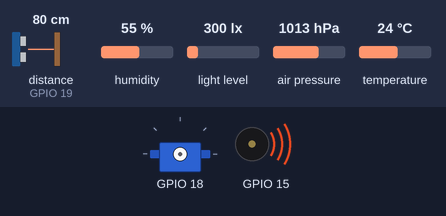
The program below on a simulated ESP32. Shown: servo, buzzer (waves = sounding). Wiring (inferred from the names in the program): ultrasonic range finder: trigger GPIO 5; echo GPIO 19; BH1750 light sensor at I2C address 0x23; BME280 sensor at I2C address 0x76. The test bench sets the inputs (shaded band); at power-on: distance to the obstacle (sensor on GPIO 19) 80 cm, humidity 55 %, light level 300 lx, air pressure 1013 hPa, temperature 24 °C. Servo pulses on a pin are drawn as a servo (544–2400 µs = 0–180°); what the program prints to the serial monitor is not drawn.

Above: at 0.74 s.
At 7.86 s:
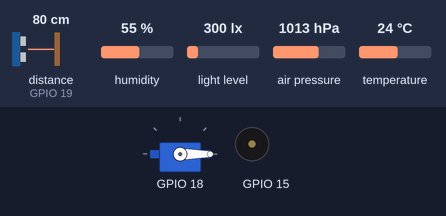
8.8 s: distance to the obstacle (sensor on GPIO 19) set to 2 cm
At 9.25 s:
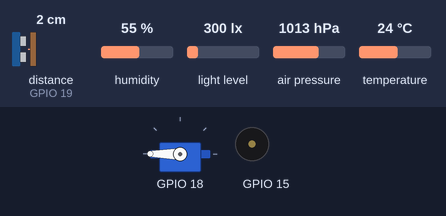
12.3 s: distance to the obstacle (sensor on GPIO 19) set to 250 cm
Timing chart, 0 to 20.3 s (numbered marks = the images above; inputs shaded):
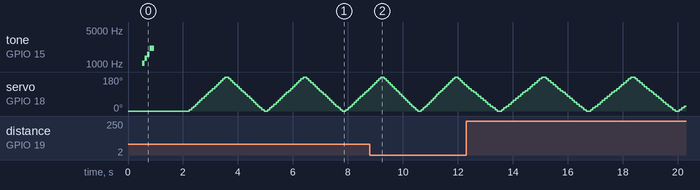

Measured:
- by itself, tone on GPIO 15: plays 1047 Hz for 0.09 s, 1319 Hz for 0.09 s, 1568 Hz for 0.09 s, 2093 Hz for 0.16 s

The program:

main.cpp
```cpp
// rover_main — ESP32 #1 on the rover. docs/01 §5.1 (drivers + non-blocking loop), docs/02 (protocol,
// §5 safety, §6 clarifications), docs/PROGRESS_ROVER_MAIN.md (decisions D-xxx).
// Bench test T1 build: BME280, BH1750 (if fitted), HC-SR04 on SG90, passive buzzer. Motors, IMU,
// battery, encoders, INA219 and LiDAR are stubs (present=false, NaN).
#include <Arduino.h>
#include <Wire.h>
#include <esp_system.h>
#include <string.h>

#include "config.h"
#include "console.h"
#include "control.h"
#include "drivers/buzzer.h"
#include "drivers/env.h"
#include "drivers/light.h"
#include "drivers/scanner.h"
#include "drivers/stubs.h"
#include "golden.h"
#include "messages.h"
#include "radio.h"
#include "rover_protocol.h"
#include "secrets.h"

// ---------------------------------------------------------------- drivers ----
static EnvDriver env;
static LightDriver light;
static ScannerDriver scanner;
static BuzzerDriver buzzer;
static ImuStub imu;
static BatteryStub battery;
static MotorsStub motors;
static EncodersStub encoders;
static CurrentStub current;
static LidarStub lidar;
static Driver* const drivers[] = {&env, &light, &scanner, &buzzer, &imu,
                                  &battery, &motors, &encoders, &current, &lidar};

static Control control;
static bool radio_ok = false;
static uint8_t reset_reason = 0;

// -------------------------------------------------------------- scheduler ----
static uint32_t last_control_ms = 0, last_telem_ms = 0, last_slow_ms = 0, last_hello_ms = 0;
static uint32_t control_ticks = 0, loop_iters = 0;
static uint16_t loop_hz = 0;          // 100 Hz control ticks really executed in the last second
static uint32_t loop_iters_per_s = 0; // free-running loop() passes per second (console only)
static float chip_temp_c = NAN;

// docs/02 §6.5: same numbering as esp_reset_reason_t
static const char* const RESET_NAMES[] = {"UNKNOWN", "POWERON", "EXT", "SW", "PANIC", "INT_WDT",
                                          "TASK_WDT", "WDT", "DEEPSLEEP", "BROWNOUT", "SDIO", "USB",
                                          "JTAG", "EFUSE", "PWR_GLITCH", "CPU_LOCKUP"};
static const char* resetName(uint8_t r) {
  return r < sizeof(RESET_NAMES) / sizeof(RESET_NAMES[0]) ? RESET_NAMES[r] : "UNKNOWN_N";
}

// --------------------------------------------------------------- messages ----
static void sendHello() {
  HelloMsg h;
  memset(&h, 0, sizeof(h));
  strncpy(h.fw, FW_VERSION, sizeof(h.fw) - 1);
  h.lidar_model = LIDAR_NONE;
  h.cells = 0;         // no battery sensing fitted yet (R5)
  h.encoder_cpr = 0;
  h.reset_reason = reset_reason;
  for (Driver* d : drivers) d->fillHello(h);
  msg::send(&h, sizeof(h), MSG_HELLO);
  last_hello_ms = millis();
}

static void sendTelem() {
  TelemMsg t;
  memset(&t, 0, sizeof(t));
  for (Driver* d : drivers) d->fill(t);
  control.fill(t);
  t.heap_b = ESP.getFreeHeap();
  t.uptime_s = millis() / 1000;
  t.loop_hz = loop_hz;
  t.chip_temp_c = chip_temp_c;  // indicative only (D-011)
  msg::send(&t, sizeof(t), MSG_TELEM);
}

// ---------------------------------------------------------------- console ----
static void printMac(const char* label, const uint8_t* m) {
  Serial.printf("%s %02X:%02X:%02X:%02X:%02X:%02X\n", label, m[0], m[1], m[2], m[3], m[4], m[5]);
}

static void printHardware() {
  Serial.printf("env    : %s (chip id 0x%02X at 0x%02X)\n",
                env.model() == ENV_BME280 ? "BME280" : env.model() == ENV_BMP280 ? "BMP280" : "not found",
                env.chipId(), env.address());
  Serial.printf("light  : %s", light.present ? "BH1750" : "not found");
  if (light.present) Serial.printf(" at 0x%02X", light.address());
  Serial.println();
  Serial.printf("sonar  : HC-SR04 + SG90 (assumed fitted)\nbuzzer : %s\n",
                buzzer.present ? "passive, LEDC" : "LEDC attach FAILED");
  Serial.println("stubs  : imu battery motors encoders current lidar (present=false)");
}

static void printStatus() {
  TelemMsg t;
  memset(&t, 0, sizeof(t));
  for (Driver* d : drivers) d->fill(t);
  uint32_t age = control.lastCmdAgeMs();

  Serial.println("---- status ----");
  Serial.printf("uptime %lu s  heap %lu B  loop_hz %u  loop passes/s %lu  chip %.1f C\n",
                (unsigned long)(millis() / 1000), (unsigned long)ESP.getFreeHeap(), loop_hz,
                (unsigned long)loop_iters_per_s, chip_temp_c);
  Serial.printf("env    : T %.2f C  H %.1f %%  P %.2f hPa  alt %.2f m\n", t.temp_c, t.hum_pct,
                t.press_hpa, t.alt_m);
  Serial.printf("light  : %.1f lx\n", t.lux);
  Serial.printf("sonar  : %s servo %u deg | last ping %u deg -> %.1f cm | pings %lu timeouts %lu scans %u\n",
                scanner.fixedMode() ? "FIXED" : "SWEEP", scanner.servoAngle(), scanner.lastAngle(),
                scanner.lastDistCm(), (unsigned long)scanner.pings(), (unsigned long)scanner.timeouts(),
                scanner.scanId());
  Serial.printf("state  : mode %u  estop %s  wd_ok %s  buzzer %s  drive %.2f/%.2f (not applied: no motors)\n",
                control.mode(), control.estopLatched() ? "LATCHED" : "no", control.wdOk() ? "yes" : "NO",
                buzzer.sirenOn() ? "ON" : "off", control.driveL(), control.driveR());
  if (control.everReceived())
    Serial.printf("cmd    : last %lu ms ago  rssi %d dBm  valid %lu  rejected %lu\n", (unsigned long)age,
                  control.rssiDbm(), (unsigned long)control.rxValid(), (unsigned long)control.rxRejected());
  else
    Serial.printf("cmd    : none received yet  rejected %lu\n", (unsigned long)control.rxRejected());
  Serial.printf("radio  : %s  next seq %u  tx ok %lu  tx fail %lu  send err %lu  rx dropped %lu\n",
                radio_ok ? "up" : "INIT FAILED", msg::nextSeq(), (unsigned long)radio::txOk(),
                (unsigned long)radio::txFail(), (unsigned long)radio::sendErr(),
                (unsigned long)radio::rxDropped());
}

static void handleConsole() {
  const char* line = console::poll();
  if (!line) return;
  if (strcmp(line, "status") == 0) printStatus();
  else if (strcmp(line, "dump_golden") == 0) dumpGolden(Serial);
  else if (strcmp(line, "hw") == 0) printHardware();
  else Serial.println("commands: status | dump_golden | hw");
}

// ------------------------------------------------------------------ setup ----
void setup() {
  Serial.begin(115200);
  reset_reason = (uint8_t)esp_reset_reason();

  Wire.begin(PIN_I2C_SDA, PIN_I2C_SCL, 400000);
  Wire.setTimeOut(20);  // a stuck I2C bus must not hang the loop

  for (Driver* d : drivers) d->begin();
  control.begin(&scanner, &buzzer);
  radio_ok = radio::begin();
  buzzer.playBoot();

  Serial.printf("\n%s  reset %s\n", FW_VERSION, resetName(reset_reason));
  uint8_t mac[6];
  radio::ownMac(mac);
  printMac("own MAC (rover) :", mac);
  printMac("peer (bridge)   :", radio::peerMac());
  Serial.printf("ESP-NOW channel %d: %s\n", ESPNOW_CHANNEL, radio_ok ? "ok" : "INIT FAILED");
  printHardware();
  Serial.println("type: status | dump_golden | hw");

  // D-015: the very first message after boot is a HELLO with seq 0, before any TELEM
  sendHello();
  msg::sendEvent(EV_INFO, EV_BOOT, "%s reset=%s", FW_VERSION, resetName(reset_reason));

  uint32_t now = millis();
  last_control_ms = last_telem_ms = last_slow_ms = now;
  chip_temp_c = temperatureRead();
}

// ------------------------------------------------------------------- loop ----
void loop() {
  loop_iters++;

  radio::RxFrame f;
  while (radio::receive(f)) control.handle(f);

  uint32_t now = millis();
  if (now - last_control_ms >= CONTROL_PERIOD_MS) {
    last_control_ms += CONTROL_PERIOD_MS;
    if (now - last_control_ms >= CONTROL_PERIOD_MS) last_control_ms = now;  // fell behind: resync, don't burst
    control.tick();
    control_ticks++;
  }

  for (Driver* d : drivers) d->update();

  ScanMsg scan;
  if (scanner.takeScan(scan)) msg::sendScan(scan);

  if (control.takeHelloRequest() && now - last_hello_ms >= HELLO_REQUEST_MIN_GAP_MS) sendHello();
  if (now - last_hello_ms >= HELLO_PERIOD_MS) sendHello();

  if (now - last_telem_ms >= TELEM_PERIOD_MS) {
    last_telem_ms += TELEM_PERIOD_MS;
    if (now - last_telem_ms >= TELEM_PERIOD_MS) last_telem_ms = now;
    sendTelem();
  }

  if (now - last_slow_ms >= SLOW_PERIOD_MS) {
    last_slow_ms = now;
    loop_hz = control_ticks > 0xFFFF ? 0xFFFF : (uint16_t)control_ticks;
    loop_iters_per_s = loop_iters;
    control_ticks = 0;
    loop_iters = 0;
    chip_temp_c = temperatureRead();
  }

  handleConsole();
}
```

secrets.example.h
```cpp
// secrets.example.h — copy to secrets.h (gitignored) and fill in real values.
// Never commit secrets.h. PEER_MAC is the GROUND_BRIDGE's WiFi STA MAC (read it with tools/mac_reader).
#pragma once

#define PEER_MAC {0x20, 0x50, 0x0D, 0x00, 0x7D, 0xFC}
#define ESPNOW_CHANNEL 11

// Optional ESP-NOW encryption, off by default (docs/01 §2). Must match the bridge's PMK/LMK.
// #define ESPNOW_PMK "16-byte-pmk-here"
// #define ESPNOW_LMK "16-byte-lmk-here"
```

console.cpp
```cpp
// console.cpp — reads whatever bytes are waiting, never blocks.
#include "console.h"
#include <Arduino.h>

namespace console {

static char buf[64];
static uint8_t len = 0;
static bool overflow = false;

const char* poll() {
  while (Serial.available() > 0) {
    char ch = (char)Serial.read();
    if (ch == '\r' || ch == '\n') {
      if (len == 0 && !overflow) continue;  // CRLF / empty line
      buf[len] = '\0';
      bool bad = overflow;
      len = 0;
      overflow = false;
      if (bad) continue;  // line too long: drop it
      return buf;
    }
    if (len < sizeof(buf) - 1) buf[len++] = ch;
    else overflow = true;
  }
  return nullptr;
}

}  // namespace console
```

console.h
```cpp
// console.h — non-blocking USB serial line reader (fixed buffer, no String).
#pragma once

namespace console {

// Returns a complete, trimmed command line (without CR/LF) once one has arrived, else nullptr.
// The pointer stays valid until the next call.
const char* poll();

}  // namespace console
```

control.cpp
```cpp
// control.cpp — mirrors simulator/fake_rover.py apply_cmd() where docs/02 is silent (D-012).
// Battery rules (docs/02 §5 rule 4) and TILT (rule 3) need the battery / IMU drivers: with vbat and
// roll/pitch NaN they can't trigger, so they are added in R4 / R5 together with their drivers.
#include "control.h"
#include <Arduino.h>
#include <math.h>
#include <stdarg.h>
#include <stdio.h>
#include <string.h>
#include "config.h"
#include "drivers/buzzer.h"
#include "drivers/scanner.h"
#include "messages.h"

void Control::begin(ScannerDriver* scanner, BuzzerDriver* buzzer) {
  scanner_ = scanner;
  buzzer_ = buzzer;
  boot_ms_ = millis();  // the watchdog runs from boot: no command in 500 ms -> WD_STOP (boot transient)
}

bool Control::rejectEventAllowed() {
  uint32_t now = millis();
  if (reject_event_sent_ && now - last_reject_event_ms_ < EVENT_RATE_LIMIT_MS) return false;
  reject_event_sent_ = true;
  last_reject_event_ms_ = now;
  return true;
}

void Control::reject(const char* fmt, ...) {
  rx_rejected_++;
  if (!rejectEventAllowed()) return;
  char text[60];
  va_list args;
  va_start(args, fmt);
  vsnprintf(text, sizeof(text), fmt, args);
  va_end(args);
  msg::sendEvent(EV_WARN, EV_CMD_REJECTED, "%s", text);
}

void Control::handle(const radio::RxFrame& f) {
  // ---- validation (D-010): only a valid CmdMsg feeds the watchdog ----
  const uint8_t* peer = radio::peerMac();
  if (memcmp(f.src_mac, peer, 6) != 0) {
    reject("unknown mac %02X:%02X:%02X:%02X:%02X:%02X", f.src_mac[0], f.src_mac[1], f.src_mac[2],
           f.src_mac[3], f.src_mac[4], f.src_mac[5]);
    return;
  }
  if (f.len != sizeof(CmdMsg)) {
    reject("bad len %u", f.len);
    return;
  }
  CmdMsg c;
  memcpy(&c, f.data, sizeof(c));
  if (c.h.magic != PROTO_MAGIC || c.h.ver != PROTO_VER) {
    reject("bad magic/ver %02X/%u", c.h.magic, c.h.ver);
    return;
  }
  if (c.h.type != MSG_CMD) {
    reject("bad type %02X", c.h.type);
    return;
  }
  if (!isfinite(c.drive_l) || !isfinite(c.drive_r)) {
    reject("drive not finite");
    return;
  }
  if (c.mode > MODE_AUTO) {
    reject("bad mode %u", c.mode);
    return;
  }

  // ---- valid: feeds the watchdog ----
  rx_valid_++;
  have_cmd_ = true;
  last_cmd_ms_ = millis();
  rssi_dbm_ = f.rssi_dbm;
  if (!wd_ok_) {
    wd_ok_ = true;
    wd_stop_sent_ = false;
    if (buzzer_) buzzer_->playLinkUp();
  }

  // E-STOP latch: if one CmdMsg carries both, reset wins (D-012)
  if (c.cmd_flags & CMD_ESTOP) estop_ = true;
  if (c.cmd_flags & CMD_ESTOP_RESET) estop_ = false;
  if (c.cmd_flags & CMD_REQUEST_HELLO) hello_requested_ = true;

  // auto: rejected until navigation exists (docs/02 §5 rule 4b); the rest of the cmd is ignored
  if (c.mode == MODE_AUTO) {
    if (rejectEventAllowed()) msg::sendEvent(EV_WARN, EV_CMD_REJECTED, "auto mode not implemented");
    rx_rejected_++;
    msg::sendAck(c.h.seq, false);
    return;
  }

  // mode and servo apply even while E-STOP is latched; drive does not (D-012)
  mode_ = c.mode;
  if (scanner_) scanner_->setMode(c.servo_mode == 1, c.servo_angle_deg);
  buzzer_cmd_ = (c.cmd_flags & CMD_BUZZER) != 0;
  if (!estop_) {
    drive_l_ = constrain(c.drive_l, -1.0f, 1.0f);
    drive_r_ = constrain(c.drive_r, -1.0f, 1.0f);
  } else {
    drive_l_ = drive_r_ = 0;
  }

  // ack rules (docs/02 §6.8): (a) mode/flags changed vs previous accepted, (b) every 10th seq
  bool rule_a = have_prev_ && (c.mode != prev_mode_ || c.cmd_flags != prev_flags_);
  bool rule_b = c.h.seq % 10 == 0;
  have_prev_ = true;
  prev_mode_ = c.mode;
  prev_flags_ = c.cmd_flags;
  if (rule_a || rule_b) msg::sendAck(c.h.seq, true);
}

void Control::tick() {
  uint32_t now = millis();
  uint32_t since = have_cmd_ ? last_cmd_ms_ : boot_ms_;
  if (now - since <= WATCHDOG_MS) {
    if (buzzer_) buzzer_->setSiren(buzzer_cmd_ && wd_ok_);
    return;
  }
  // docs/02 §5 rule 1: no valid CmdMsg for 500 ms -> stop (motors in R2), silence the buzzer
  bool was_ok = wd_ok_;
  wd_ok_ = false;
  drive_l_ = drive_r_ = 0;
  buzzer_cmd_ = false;
  if (!wd_stop_sent_) {
    wd_stop_sent_ = true;
    msg::sendEvent(EV_WARN, EV_WD_STOP, "no cmd for %u ms", (unsigned)WATCHDOG_MS);
    if (buzzer_) {
      if (was_ok) buzzer_->playWdStop();  // link lost; no sound for the boot transient
      else buzzer_->setSiren(false);
    }
  }
}

uint32_t Control::lastCmdAgeMs() const {
  if (!have_cmd_) return 0xFFFFFFFFu;
  return millis() - last_cmd_ms_;
}

void Control::fill(TelemMsg& t) const {
  t.mode = mode_;
  t.state_flags = (estop_ ? ST_ESTOP : 0) | (wd_ok_ ? ST_WD_OK : 0);
  uint32_t age = lastCmdAgeMs();
  t.last_cmd_age_ms = age > 0xFFFF ? 0xFFFF : (uint16_t)age;  // 65535 = never / very old
  t.rssi_dbm = rssi_dbm_;
}

bool Control::takeHelloRequest() {
  bool r = hello_requested_;
  hello_requested_ = false;
  return r;
}
```

control.h
```cpp
// control.h — CmdMsg validation + safety core (docs/02 §5, §6.8; D-010, D-012).
// Motors are not fitted yet: drive is validated and stored but never applied (pwm stays 0).
#pragma once
#include "radio.h"
#include "rover_protocol.h"

class ScannerDriver;
class BuzzerDriver;

class Control {
 public:
  void begin(ScannerDriver* scanner, BuzzerDriver* buzzer);
  void handle(const radio::RxFrame& f);   // one received radio frame
  void tick();                            // 100 Hz: watchdog
  void fill(TelemMsg& t) const;           // state block + rssi_dbm
  bool takeHelloRequest();                // CMD_REQUEST_HELLO seen since last call

  uint8_t mode() const { return mode_; }
  bool estopLatched() const { return estop_; }
  bool wdOk() const { return wd_ok_; }
  bool everReceived() const { return have_cmd_; }
  uint32_t lastCmdAgeMs() const;
  uint32_t rxValid() const { return rx_valid_; }
  uint32_t rxRejected() const { return rx_rejected_; }
  float driveL() const { return drive_l_; }
  float driveR() const { return drive_r_; }
  int8_t rssiDbm() const { return rssi_dbm_; }

 private:
  void reject(const char* fmt, ...) __attribute__((format(printf, 2, 3)));
  bool rejectEventAllowed();

  ScannerDriver* scanner_ = nullptr;
  BuzzerDriver* buzzer_ = nullptr;

  uint8_t mode_ = MODE_IDLE;
  bool estop_ = false;
  bool wd_ok_ = false;            // true only once a valid CmdMsg has arrived (like the simulator)
  bool wd_stop_sent_ = false;     // WD_STOP once per transition
  bool have_cmd_ = false;
  bool buzzer_cmd_ = false;
  bool hello_requested_ = false;
  float drive_l_ = 0, drive_r_ = 0;
  int8_t rssi_dbm_ = 0;
  uint32_t boot_ms_ = 0;
  uint32_t last_cmd_ms_ = 0;

  bool have_prev_ = false;        // ack rule (a) is not evaluated on the first CmdMsg (D-012)
  uint8_t prev_mode_ = 0, prev_flags_ = 0;

  bool reject_event_sent_ = false;
  uint32_t last_reject_event_ms_ = 0;
  uint32_t rx_valid_ = 0, rx_rejected_ = 0;
};
```

golden.cpp
```cpp
// golden.cpp — values copied from tools/golden_gen.cpp; keep both in sync.
#include "golden.h"
#include <math.h>
#include <string.h>
#include "rover_protocol.h"

static MsgHeader hdr(uint8_t type, uint16_t seq, uint32_t t) {
  MsgHeader h;
  memset(&h, 0, sizeof(h));
  h.magic = PROTO_MAGIC;
  h.ver = PROTO_VER;
  h.type = type;
  h.flags = 0;
  h.seq = seq;
  h.t_ms = t;
  return h;
}

static void printHex(Print& out, const char* name, const void* p, size_t n) {
  static const char HEX_DIGITS[] = "0123456789abcdef";
  const uint8_t* b = (const uint8_t*)p;
  out.print(name);
  out.print(' ');
  for (size_t i = 0; i < n; i++) {
    out.write(HEX_DIGITS[b[i] >> 4]);
    out.write(HEX_DIGITS[b[i] & 0x0F]);
  }
  out.println();
}

void dumpGolden(Print& out) {
  const float N = NAN;

  TelemMsg t;
  memset(&t, 0, sizeof(t));
  t.h = hdr(MSG_TELEM, 88, 12345);
  t.temp_c = 22.4f; t.hum_pct = 41.0f; t.press_hpa = 1012.3f; t.alt_m = 0.4f; t.lux = 340.0f;
  t.vbat_v = 11.42f; t.soc_pct = 71.0f; t.ibat_a = N; t.p_w = N;
  t.pwm_l = 180; t.pwm_r = 175; t.rpm_l = N; t.rpm_r = N; t.x_m = N; t.y_m = N; t.dist_m = N;
  t.roll_deg = 1.2f; t.pitch_deg = -0.4f; t.yaw_deg = 87.5f; t.ax_g = 0.01f; t.ay_g = -0.02f; t.az_g = 1.0f;
  t.gz_dps = 0.3f; t.imu_temp_c = 31.2f; t.sonar_angle_deg = 45.0f; t.sonar_dist_cm = 63.0f;
  t.mode = MODE_MANUAL; t.state_flags = ST_WD_OK; t.last_cmd_age_ms = 40; t.rssi_dbm = -61;
  t.heap_b = 182000; t.uptime_s = 340; t.loop_hz = 98; t.chip_temp_c = 48.0f;

  CmdMsg c;
  memset(&c, 0, sizeof(c));
  c.h = hdr(MSG_CMD, 42, 5000);
  c.drive_l = 0.6f; c.drive_r = 0.6f; c.mode = MODE_MANUAL;
  c.servo_mode = 0; c.servo_angle_deg = 90; c.cmd_flags = 0; c.goto_x_m = N; c.goto_y_m = N;

  printHex(out, "telem", &t, sizeof(t));
  printHex(out, "cmd", &c, sizeof(c));
}
```

Source omitted: golden.h (328 bytes), messages.cpp (1299 bytes), messages.h (704 bytes), radio.cpp (2358 bytes), radio.h (1089 bytes), config.h (3766 bytes), driver.h (725 bytes), buzzer.cpp (2282 bytes), buzzer.h (1197 bytes), env.cpp (2835 bytes), env.h (934 bytes), light.cpp (1339 bytes) and 4 more
